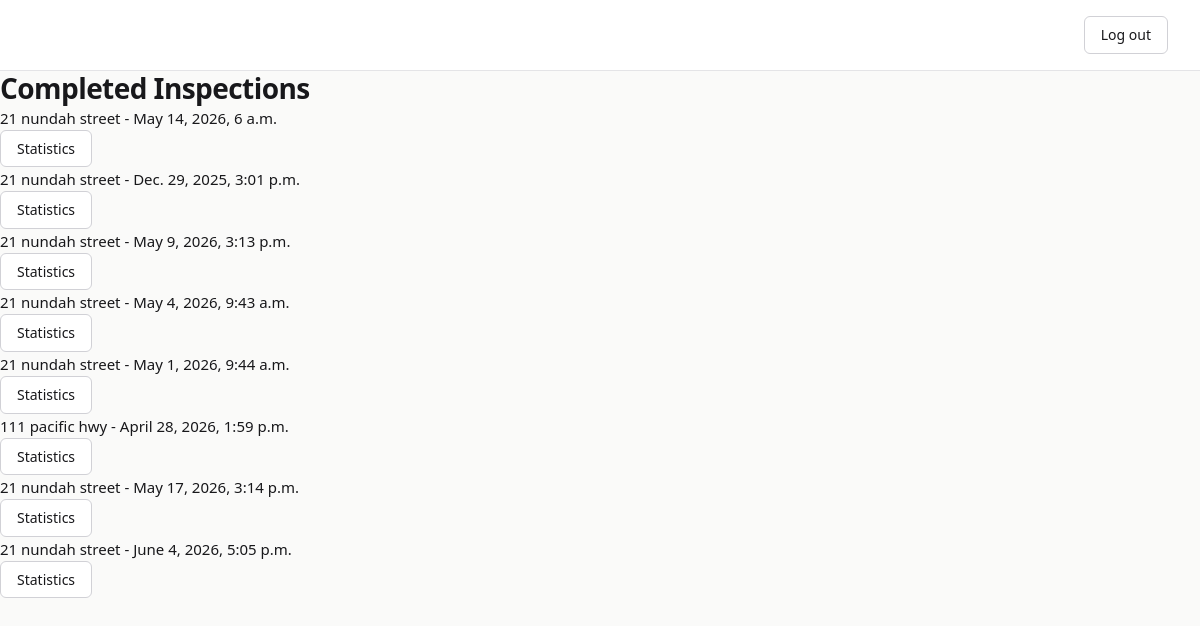
Page /propertytrack/inspections/completed/ on the committed database.
### propertytrack/models.py (models this page shows, shortened)
class Inspection(models.Model):
    STATUS_CHOICES = [
        ('scheduled', 'Scheduled'),
        ('in_progress', 'In Progress'),
        ('completed', 'Completed'),
    ]
    rental = models.ForeignKey(Rental, on_delete=models.CASCADE)
    inspection_date = models.DateTimeField()
    notes = models.TextField(blank=True, null=True)
    created_at = models.DateTimeField(auto_now_add=True)
    status = models.CharField(max_length=20, choices=STATUS_CHOICES, default='scheduled')
    def get_status(self):
        now = timezone.now()
        if now < self.inspection_date:
            return 'scheduled'
        elif now > self.inspection_date + timezone.timedelta(hours=2):
            return 'completed'
        else:
            return 'in_progress'

class Rental(models.Model):
    address = models.CharField(max_length=255)
    rent_amount = models.DecimalField(max_digits=8, decimal_places=2)
    is_archived = models.BooleanField(default=False)
    created_at = models.DateTimeField(auto_now_add=True)

### propertytrack/views.py (the view)
# urls.py: path("inspections/completed/", views.completed_inspections, name="completed_inspections"),
def completed_inspections(request):
    inspections = Inspection.objects.all()
    completed = [i for i in inspections if i.get_status() == 'completed']
    return render(request, 'propertytrack/inspections/completed.html', {'inspections': completed})

### propertytrack/templates/propertytrack/inspections/completed.html (shortened to what this page needs)
{% load static %}
<!DOCTYPE html>
<html lang="en">
<head>
    <link rel="stylesheet" href="{% static 'propertytrack/styles.css' %}">
</head>
<body>
    <div class="header">
        <form action="{% url 'agents:logout' %}" method="post">
            <button type="submit">Log out</button>
        </form>
    </div>
    <h1>Completed Inspections</h1>
    {% for inspection in inspections %}
        <p>{{ inspection.rental.address }} - {{ inspection.inspection_date }}</p>
        <a href="{% url 'propertytrack:inspection_statistics' inspection.id %}"><button>Statistics</button></a>
    {% endfor %}
</body>
</html>

### propertytrack/static/propertytrack/styles.css (style rules this page uses)
*, *::before, *::after { box-sizing: border-box; margin: 0; padding: 0; }
:root { --color-bg: #FAFAF9; --color-surface: #FFFFFF; --color-border: #E4E4E7; --color-border-mid: #D1D1D6; --color-text: #18181B; --color-muted: #71717A; --color-accent: #2563EB; --color-accent-hover: #1D4ED8; --color-success: #16A34A; --color-danger: #DC2626; --space-1: 4px; --space-2: 8px; --space-3: 12px; --space-4: 16px; --space-5: 20px; --space-6: 24px; --space-8: 32px; --space-10: 40px; --radius-sm: 6px; --radius-md: 10px; --radius-lg: 14px; --font: system-ui, -apple-system, "Segoe UI", Roboto, Arial, sans-serif; --font-mono: "SF Mono", "Fira Code", "Fira Mono", monospace; }
body { font-family: var(--font); font-size: 15px; line-height: 1.6; color: var(--color-text); background-color: var(--color-bg); -webkit-font-smoothing: antialiased; }
.header { display: flex; justify-content: space-between; align-items: center; background-color: var(--color-surface); padding: var(--space-4) var(--space-8); border-bottom: 1px solid var(--color-border); position: sticky; top: 0; z-index: 100; }
button, .btn { display: inline-flex; align-items: center; gap: var(--space-2); font-family: var(--font); font-size: 14px; font-weight: 500; padding: var(--space-2) var(--space-4); border-radius: var(--radius-sm); border: 1px solid var(--color-border-mid); background-color: var(--color-surface); color: var(--color-text); cursor: pointer; text-decoration: none; transition: background-color 0.15s ease, border-color 0.15s ease, color 0.15s ease; line-height: 1.4; }
a { color: var(--color-accent); text-decoration: none; transition: color 0.15s ease; }
h1, h2, h3, h4 { font-weight: 600; letter-spacing: -0.02em; line-height: 1.25; color: var(--color-text); }
h1 { font-size: 28px; }

### rows in the picture
Inspection: rental.address "21 nundah street", inspection_date "May 14, 2026, 6 a.m."
Inspection: rental.address "21 nundah street", inspection_date "Dec. 29, 2025, 3:01 p.m."
Inspection: rental.address "21 nundah street", inspection_date "May 9, 2026, 3:13 p.m."
Inspection: rental.address "21 nundah street", inspection_date "May 4, 2026, 9:43 a.m."
Inspection: rental.address "21 nundah street", inspection_date "May 1, 2026, 9:44 a.m."
Inspection: rental.address "111 pacific hwy", inspection_date "April 28, 2026, 1:59 p.m."
Inspection: rental.address "21 nundah street", inspection_date "May 17, 2026, 3:14 p.m."
Inspection: rental.address "21 nundah street", inspection_date "June 4, 2026, 5:05 p.m."
